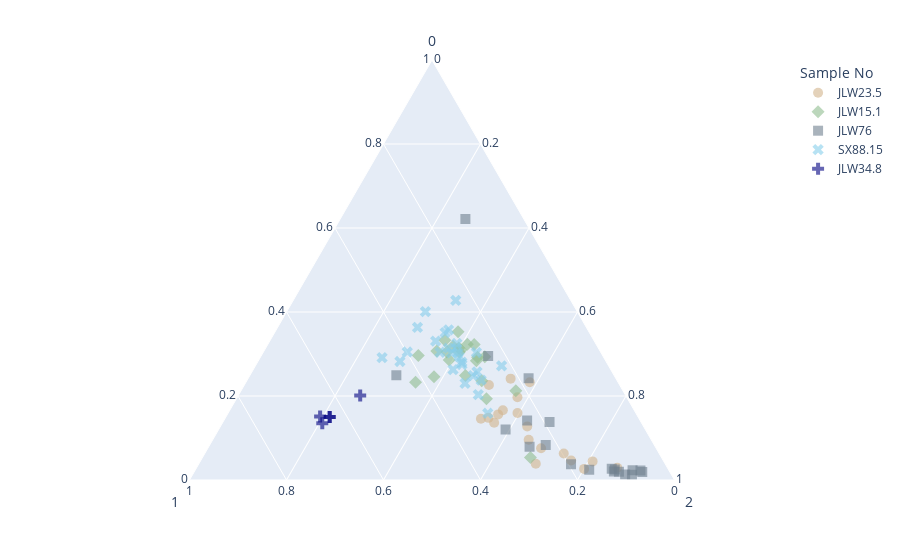

The notebook cell this image was saved under:
### Code cell
fig = px.scatter_ternary(RD_Data_Xiao, a='0', b='1', c='2', color='Sample No', symbol='Sample No',
                        color_discrete_map={
                            'JLW23.5': 'tan',
                            'JLW15.1': 'darkseagreen',
                            'JLW76': 'slategray',
                            'SX88.15': 'skyblue',
                            'JLW34.8': 'navy',
                        },
                        opacity=0.6)
fig.update_traces(marker={'size': 10})
fig.show()
fig.write_image("Ternary_RD_Xiao.svg")

### Figure 1 — Plotly figure (JSON) as saved in the notebook; plotly's stock layout.template omitted (floating-point values rounded to 4 significant figures)
{"data": [{"a": [0.1562, 0.1277, 0.03871, 0.1361, 0.1459, 0.2327, 0.148, 0.1595, 0.09583, 0.07549, 0.166, 0.2261, 0.02644, 0.2413, 0.1971, 0.0291, 0.0466, 0.06303, 0.04433], "b": [0.2855, 0.2398, 0.2666, 0.3038, 0.3262, 0.1821, 0.3096, 0.244, 0.2527, 0.2373, 0.2709, 0.2696, 0.1732, 0.2172, 0.2253, 0.1033, 0.1898, 0.1968, 0.1467], "c": [0.5583, 0.6326, 0.6946, 0.5601, 0.5279, 0.5852, 0.5424, 0.5965, 0.6515, 0.6872, 0.5631, 0.5043, 0.8004, 0.5415, 0.5776, 0.8676, 0.7636, 0.7401, 0.809], "hovertemplate": "Sample No=JLW23.5<br>0=%{a}<br>1=%{b}<br>2=%{c}<extra></extra>", "legendgroup": "JLW23.5", "marker": {"color": "tan", "opacity": 0.6, "size": 10, "symbol": "circle"}, "mode": "markers", "name": "JLW23.5", "showlegend": true, "subplot": "ternary", "type": "scatterternary"}, {"a": [0.3225, 0.2366, 0.2965, 0.284, 0.3531, 0.333, 0.3232, 0.3184, 0.3143, 0.1933, 0.2937, 0.3047, 0.246, 0.2325, 0.2125, 0.2859, 0.05328, 0.3073, 0.292, 0.3094, 0.2488, 0.305], "b": [0.2518, 0.2791, 0.38, 0.2665, 0.2697, 0.307, 0.2654, 0.2975, 0.2876, 0.2911, 0.2443, 0.2915, 0.3728, 0.4176, 0.2209, 0.3216, 0.2704, 0.3365, 0.26, 0.2859, 0.3066, 0.3169], "c": [0.4257, 0.4842, 0.3236, 0.4495, 0.3772, 0.36, 0.4114, 0.3841, 0.398, 0.5156, 0.4621, 0.4038, 0.3812, 0.3498, 0.5666, 0.3925, 0.6763, 0.3562, 0.448, 0.4047, 0.4446, 0.378], "hovertemplate": "Sample No=JLW15.1<br>0=%{a}<br>1=%{b}<br>2=%{c}<extra></extra>", "legendgroup": "JLW15.1", "marker": {"color": "darkseagreen", "opacity": 0.6, "size": 10, "symbol": "diamond"}, "mode": "markers", "name": "JLW15.1", "showlegend": true, "subplot": "ternary", "type": "scatterternary"}, {"a": [0.2497, 0.01306, 0.01978, 0.07933, 0.01905, 0.02311, 0.02655, 0.2424, 0.6213, 0.295, 0.08353, 0.02516, 0.02278, 0.1418, 0.1382, 0.03744, 0.02456, 0.01222, 0.1199, 0.02044], "b": [0.4487, 0.09522, 0.1047, 0.2592, 0.05694, 0.07489, 0.1161, 0.1797, 0.1205, 0.2367, 0.2237, 0.1104, 0.05878, 0.233, 0.1886, 0.1946, 0.1636, 0.08161, 0.2883, 0.1147], "c": [0.3017, 0.8917, 0.8755, 0.6615, 0.924, 0.902, 0.8573, 0.578, 0.2582, 0.4682, 0.6927, 0.8644, 0.9184, 0.6252, 0.6733, 0.7679, 0.8119, 0.9062, 0.5918, 0.8648], "hovertemplate": "Sample No=JLW76<br>0=%{a}<br>1=%{b}<br>2=%{c}<extra></extra>", "legendgroup": "JLW76", "marker": {"color": "slategray", "opacity": 0.6, "size": 10, "symbol": "square"}, "mode": "markers", "name": "JLW76", "showlegend": true, "subplot": "ternary", "type": "scatterternary"}, {"a": [0.2377, 0.2751, 0.3138, 0.294, 0.1589, 0.2302, 0.2629, 0.3026, 0.2913, 0.3047, 0.4009, 0.3308, 0.3143, 0.2032, 0.3026, 0.2803, 0.2574, 0.4275, 0.351, 0.3576, 0.3036, 0.325, 0.3633, 0.3041, 0.2718, 0.2484, 0.2821], "b": [0.2798, 0.3007, 0.3093, 0.2969, 0.3055, 0.3168, 0.3252, 0.2952, 0.4573, 0.3986, 0.3131, 0.3271, 0.2928, 0.3029, 0.3087, 0.2983, 0.2785, 0.2373, 0.2974, 0.2869, 0.2565, 0.2863, 0.3483, 0.3315, 0.2206, 0.2909, 0.425], "c": [0.4825, 0.4242, 0.3769, 0.4091, 0.5355, 0.453, 0.4119, 0.4022, 0.2514, 0.2967, 0.286, 0.3421, 0.3929, 0.4939, 0.3887, 0.4214, 0.4641, 0.3352, 0.3516, 0.3555, 0.4399, 0.3888, 0.2884, 0.3644, 0.5076, 0.4607, 0.2928], "hovertemplate": "Sample No=SX88.15<br>0=%{a}<br>1=%{b}<br>2=%{c}<extra></extra>", "legendgroup": "SX88.15", "marker": {"color": "skyblue", "opacity": 0.6, "size": 10, "symbol": "x"}, "mode": "markers", "name": "SX88.15", "showlegend": true, "subplot": "ternary", "type": "scatterternary"}, {"a": [0.1498, 0.1513, 0.1353, 0.1502, 0.2012], "b": [0.6359, 0.6551, 0.6586, 0.6359, 0.5474], "c": [0.2142, 0.1937, 0.2061, 0.2139, 0.2513], "hovertemplate": "Sample No=JLW34.8<br>0=%{a}<br>1=%{b}<br>2=%{c}<extra></extra>", "legendgroup": "JLW34.8", "marker": {"color": "navy", "opacity": 0.6, "size": 10, "symbol": "cross"}, "mode": "markers", "name": "JLW34.8", "showlegend": true, "subplot": "ternary", "type": "scatterternary"}], "layout": {"legend": {"title": {"text": "Sample No"}, "tracegroupgap": 0}, "margin": {"t": 60}, "ternary": {"aaxis": {"title": {"text": "0"}}, "baxis": {"title": {"text": "1"}}, "caxis": {"title": {"text": "2"}}, "domain": {"x": [0, 1], "y": [0, 1]}}}}
